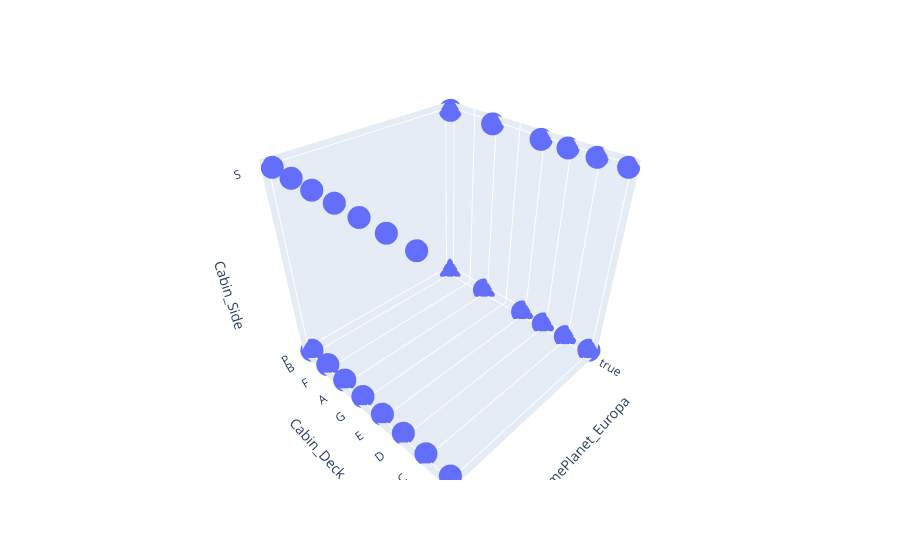

Write notebook code for a chart like this one.
### Code cell
px.scatter_3d(data_frame=train_data, x = "HomePlanet_Europa", y = "Cabin_Deck", z = "Cabin_Side")

### Figure 1 — Plotly figure (JSON) as saved in the notebook; plotly's stock layout.template omitted (floating-point values rounded to 4 significant figures; data arrays with more than 128 entries replaced by an {"elided": "..."} marker saying what was removed)
{"data": [{"hovertemplate": "HomePlanet_Europa=%{x}<br>Cabin_Deck=%{y}<br>Cabin_Side=%{z}<extra></extra>", "legendgroup": "", "marker": {"color": "#636efa", "symbol": "circle"}, "mode": "markers", "name": "", "scene": "scene", "showlegend": false, "type": "scatter3d", "x": {"elided": "8693 bool values"}, "y": {"elided": "8693 str values"}, "z": {"elided": "8693 str values"}}], "layout": {"legend": {"tracegroupgap": 0}, "margin": {"t": 60}, "scene": {"domain": {"x": [0, 1], "y": [0, 1]}, "xaxis": {"title": {"text": "HomePlanet_Europa"}}, "yaxis": {"title": {"text": "Cabin_Deck"}}, "zaxis": {"title": {"text": "Cabin_Side"}}}}}
